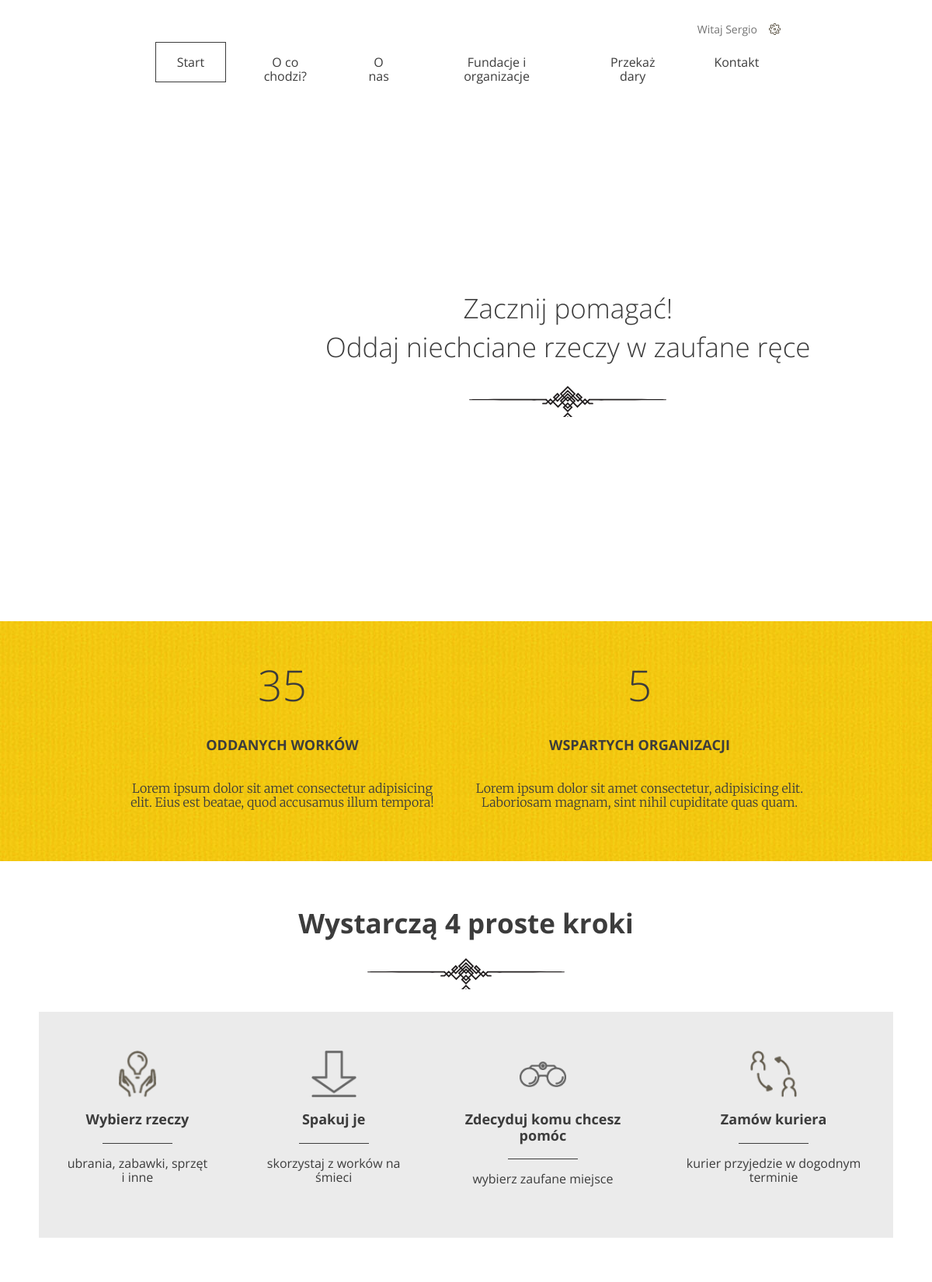
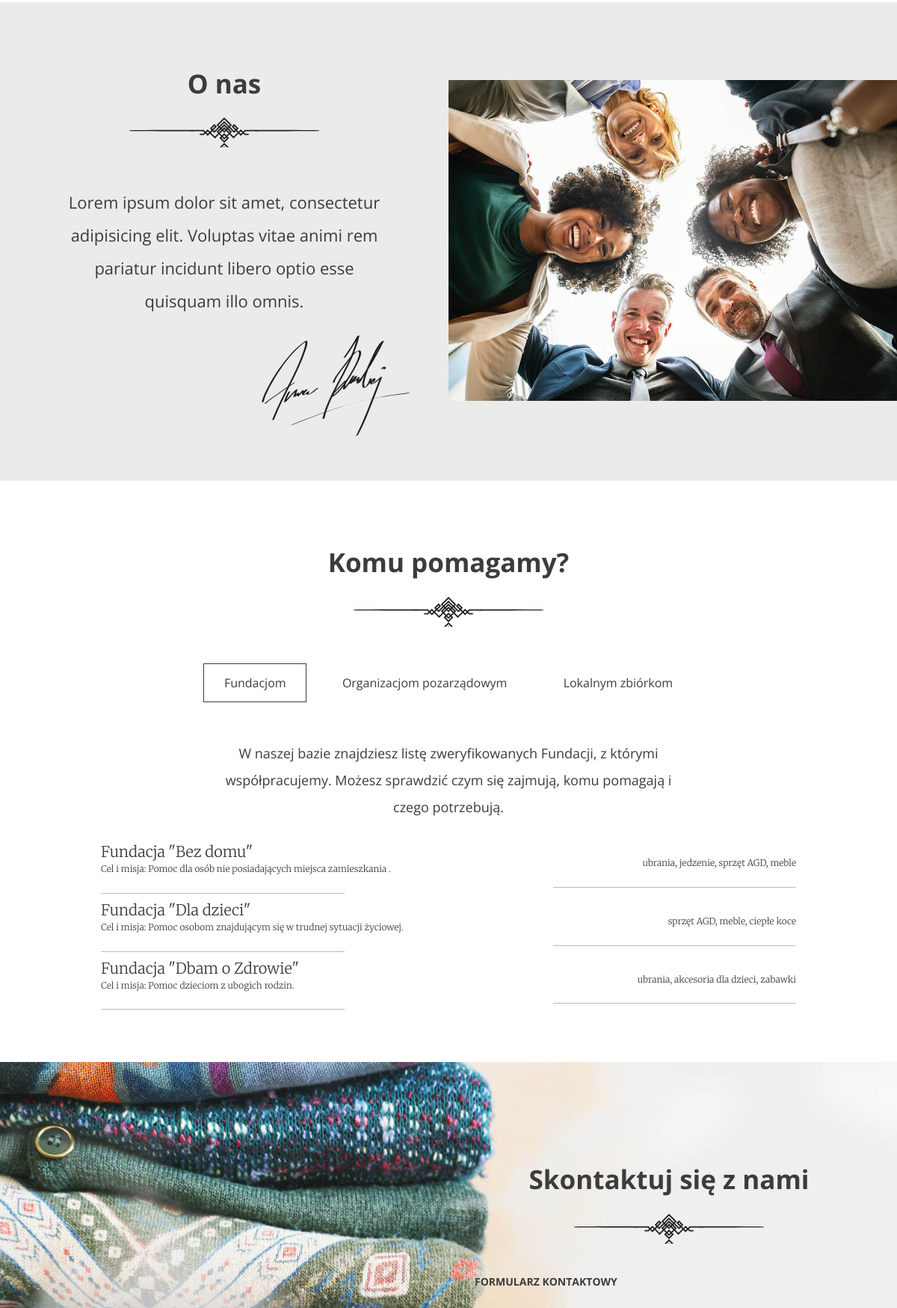
The page /giveAway/ (signed in, upper part) on the database its author committed (2 pictures, top to bottom).
### accounts/models.py (models this page shows, shortened)
class Account(AbstractUser):
    username = None
    email = models.EmailField(_('email address'), unique=True)
    USERNAME_FIELD = 'email'
    REQUIRED_FIELDS = []
    objects = AccountManager()

class Institution(models.Model):
    TYPE_CHOICES = (
        ('1', "Fundacja"),
        ('2', "Organizacja pozarządowa"),
        ('3', "Zbiórka lokalna"),
    )
    name = models.CharField(max_length=32)
    description = models.TextField()
    type = models.CharField(
        max_length = 20,
        choices = TYPE_CHOICES,
        default = '1'
        )
    category = models.ManyToManyField(Category)

class Category(models.Model):
    name = models.CharField(max_length=10)
    def __str__(self):
        return self.name

### giveAway/views.py (the view)
# urls.py: path('', LandingPage.as_view(), name='index'),
class LandingPage(View):
    def get(self, request):
        all_donations = Donation.objects.all()
        total_bags_given = sum(all_donations.values_list('quantity', flat=True))
        nr_inst_helped = Donation.objects.aggregate(Count('institution',distinct=True)).get('institution__count')
        all_institutions = Institution.objects.all()
        ctx = {
            'total_bags_given': total_bags_given,
            'nr_inst_helped': nr_inst_helped,
            'all_institutions': all_institutions
        }
        return render(request, 'index.html', ctx)

### templates/index.html (shortened to what this page needs)
{% extends 'base.html' %}
{% load static %}
{% block content %}
    <header class="header--main-page">
      <nav class="container container--70">
        <ul class="nav--actions">
            {% if user.is_authenticated %}
                <li class="logged-user">
                Witaj {{ user.first_name }}
                </li>
            {% else %}
                <li><a href="{%  url 'giveAway:login' %}" class="btn btn--small btn--without-border">Zaloguj</a></li>
                <li><a href="{%  url 'giveAway:register' %}" class="btn btn--small btn--highlighted">Załóż konto</a></li>
            {% endif %}
        </ul>
        {% include 'nav_bar.html' %}
      </nav>
      <div class="slogan container container--90">
        <div class="slogan--item">
          <h1>
            Zacznij pomagać!<br />
            Oddaj niechciane rzeczy w zaufane ręce
          </h1>
        </div>
      </div>
    </header>
    <section id="stats" class="stats">
      <div class="container container--85">
        <div class="stats--item">
          <em>{{ total_bags_given }}</em>
          <h3>Oddanych worków</h3>
          <p>Lorem ipsum dolor sit amet consectetur adipisicing elit. Eius est beatae, quod accusamus illum tempora!</p>
        </div>
        <div class="stats--item">
          <em>{{ nr_inst_helped }}</em>
          <h3>Wspartych organizacji</h3>
          <p>Lorem ipsum dolor sit amet consectetur, adipisicing elit. Laboriosam magnam, sint nihil cupiditate quas quam.</p>
        </div>
      </div>
    </section>
    <section id="steps" class="steps">
      <h2>Wystarczą 4 proste kroki</h2>
      <div class="steps--container">
        <div class="steps--item">
          <span class="icon icon--hands"></span>
          <h3>Wybierz rzeczy</h3>
          <p>ubrania, zabawki, sprzęt i inne</p>
        </div>
        <div class="steps--item">
          <span class="icon icon--arrow"></span>
          <h3>Spakuj je</h3>
          <p>skorzystaj z worków na śmieci</p>
        </div>
        <div class="steps--item">
          <span class="icon icon--glasses"></span>
          <h3>Zdecyduj komu chcesz pomóc</h3>
          <p>wybierz zaufane miejsce</p>
        </div>
        <div class="steps--item">
          <span class="icon icon--courier"></span>
          <h3>Zamów kuriera</h3>
          <p>kurier przyjedzie w dogodnym terminie</p>
        </div>
      </div>
    </section>
    <section id="about-us" class="about-us">
      <div class="about-us--text">
        <h2>O nas</h2>
        <p>Lorem ipsum dolor sit amet, consectetur adipisicing elit. Voluptas vitae animi rem pariatur incidunt libero optio esse quisquam illo omnis.</p>
        <img src="{% static 'images/signature.svg' %}" class="about-us--text-signature" alt="Signature" />
      </div>
      <div class="about-us--image"><img src="{% static 'images/about-us.jpg' %}" alt="People in circle" /></div>
    </section>
    <section id="help" class="help">
        <h2>Komu pomagamy?</h2>
        <ul class="help--buttons">
            <li data-id="1"><a href="#" class="btn btn--without-border active">Fundacjom</a></li>
            <li data-id="2"><a href="#" class="btn btn--without-border">Organizacjom pozarządowym</a></li>
            <li data-id="3"><a href="#" class="btn btn--without-border">Lokalnym zbiórkom</a></li>
        </ul>
        <div class="help--slides active" data-id="1">
            <p>W naszej bazie znajdziesz listę zweryfikowanych Fundacji, z którymi współpracujemy. Możesz sprawdzić czym się zajmują, komu pomagają i czego potrzebują.</p>
            {% for institution in all_institutions %}
                {% if institution.type == '1' %}
                    <ul class="help--slides-items">
                        <li>
                            <div class="col">
                              <div class="title">{{ institution.get_type_display }} "{{ institution.name }}"</div>
                              <div class="subtitle">Cel i misja: {{ institution.description }}.</div>
                            </div>
                            <div class="col"><div class="text">{{ institution.category.get_queryset|join:", " }}</div></div>
                        </li>
                    </ul>
                {% endif %}
            {% endfor %}
        </div>
    </section>
{% endblock %}

### rows shown on the page
Account: first_name "Sergio"
Institution: type "Fundacja", name "Bez domu", description "Pomoc dla osób nie posiadających miejsca zamieszkania", category.get_queryset "ubrania, jedzenie, sprzęt AGD, meble"
Institution: type "Fundacja", name "Dla dzieci", description "Pomoc osobom znajdującym się w trudnej sytuacji życiowej", category.get_queryset "sprzęt AGD, meble, ciepłe koce"
Institution: type "Fundacja", name "Dbam o Zdrowie", description "Pomoc dzieciom z ubogich rodzin", category.get_queryset "ubrania, akcesoria dla dzieci, zabawki"

### other values the page prints
{{ total_bags_given }} "35"
{{ nr_inst_helped }} "5"
